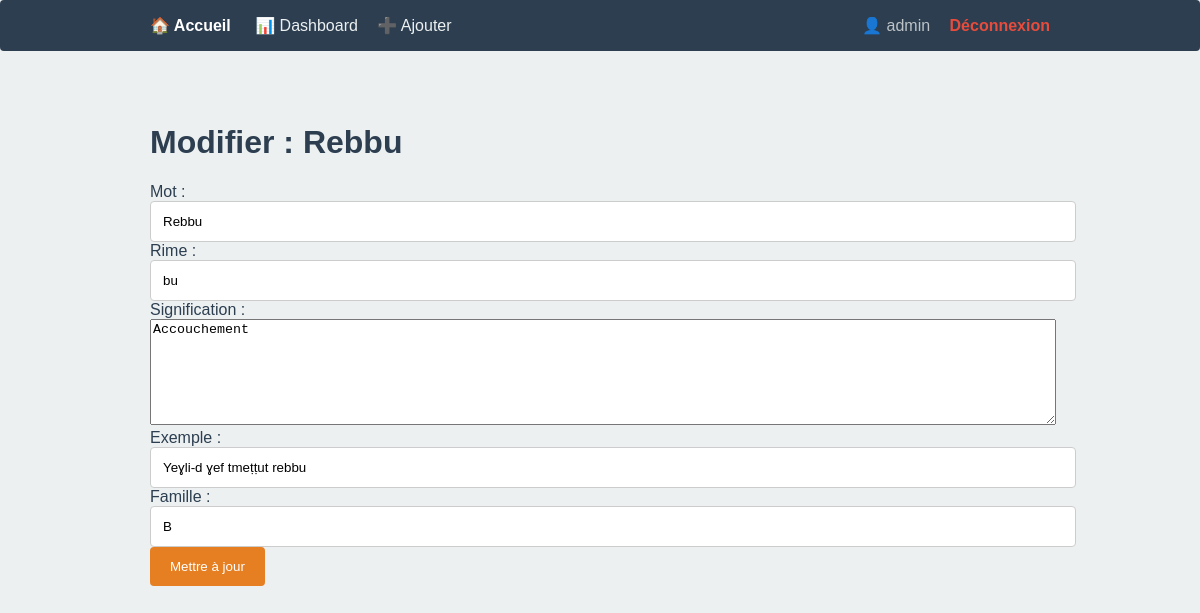
Page /edit_word.php?id=2 (signed in) on the committed database.
### tables this page shows
CREATE TABLE "rimes" (
    id INTEGER PRIMARY KEY AUTOINCREMENT,
    mot TEXT NOT NULL,
    rime TEXT NOT NULL,
    signification TEXT,
    exemple TEXT,
    auteur_id INTEGER,
    created_at TEXT DEFAULT (datetime('now')),
    updated_at TEXT DEFAULT (datetime('now')),
    version INTEGER DEFAULT 1,
    famille TEXT DEFAULT '',
    sous_famille TEXT DEFAULT '',
    FOREIGN KEY (auteur_id) REFERENCES users(id)
);

### src/RhymeEngine.php (called while the page is built, shortened)
<?php
class RhymeEngine {
    private $pdo;
    public function __construct() {
        try {
            $dbPath = __DIR__ . '/../data/dico.sqlite';
            $this->pdo = new PDO("sqlite:" . $dbPath);
            $this->pdo->setAttribute(PDO::ATTR_ERRMODE, PDO::ERRMODE_EXCEPTION);
            $this->pdo->setAttribute(PDO::ATTR_DEFAULT_FETCH_MODE, PDO::FETCH_ASSOC);
        } catch (PDOException $e) {
            die("Erreur de connexion à la base : " . $e->getMessage());
        }
    }
	public function getPDO() { return $this->pdo; }
}

### src/AdminEngine.php (called while the page is built, shortened)
<?php
class AdminEngine {
    private $pdo;
    public function __construct($pdo) {
        $this->pdo = $pdo;
    }
    public function getWordById($id) {
        $stmt = $this->pdo->prepare("SELECT * FROM rimes WHERE id = :id");
        $stmt->execute(['id' => $id]);
        return $stmt->fetch(PDO::FETCH_ASSOC);
    }
}

### public/edit_word.php (the view, shortened to what this page needs)
<?php
require_once __DIR__ . '/../src/RhymeEngine.php';
require_once __DIR__ . '/../src/AdminEngine.php';
$engine = new RhymeEngine();
$admin = new AdminEngine($engine->getPDO());
$id = $_GET['id'] ?? null;
$word = $admin->getWordById($id);
?>
<!DOCTYPE html>
<html lang="fr">
<head>
    <link rel="stylesheet" href="css/style.css">
</head>
<body>
    <?php include __DIR__ . '/../src/views/navbar.php'; ?>
    <div class="container">
        <h1>Modifier : <?= htmlspecialchars($word['mot']) ?></h1>
        <form method="POST">
            <label>Mot :</label>
            <input type="text" name="mot" value="<?= htmlspecialchars($word['mot']) ?>" required style="width:100%;">
            <label>Rime :</label>
            <input type="text" name="rime" value="<?= htmlspecialchars($word['rime']) ?>" required style="width:100%;">
            <label>Signification :</label>
            <textarea name="signification" style="width:100%; height:100px;"><?= htmlspecialchars($word['signification']) ?></textarea>
            <label>Exemple :</label>
            <input type="text" name="exemple" value="<?= htmlspecialchars($word['exemple']) ?>" style="width:100%;">
            <label>Famille :</label>
            <input type="text" name="famille" value="<?= htmlspecialchars($word['famille']) ?>" style="width:100%;">
            <button type="submit">Mettre à jour</button>
        </form>
    </div>
</body>
</html>

### public/css/style.css (style rules this page uses)
:root { --primary: #2c3e50; --accent: #e67e22; --light: #ecf0f1; }
body { font-family: sans-serif; background: var(--light); color: var(--primary); margin: 0; }
.container { max-width: 900px; margin: 0 auto; padding: 20px; }
input { padding: 12px; width: 60%; border: 1px solid #ccc; border-radius: 4px; }
button { padding: 12px 20px; background: var(--accent); color: white; border: none; border-radius: 4px; cursor: pointer; }

### rows in the picture
rimes: mot "Rebbu", rime "bu", signification "Accouchement", exemple "Yeɣli-d ɣef tmeṭṭut rebbu", famille "B"

### other values in the picture
$_SESSION['username'] "admin"
